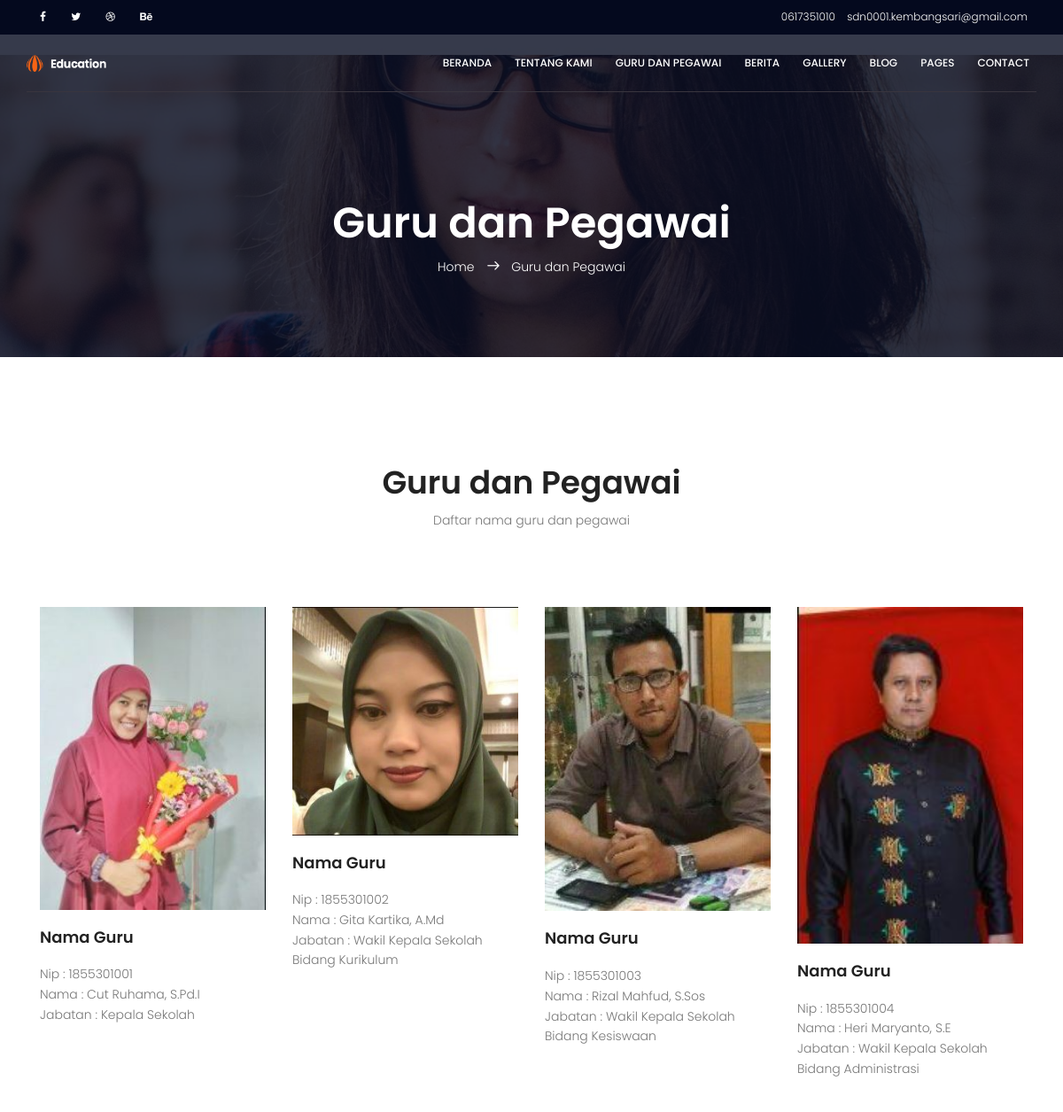
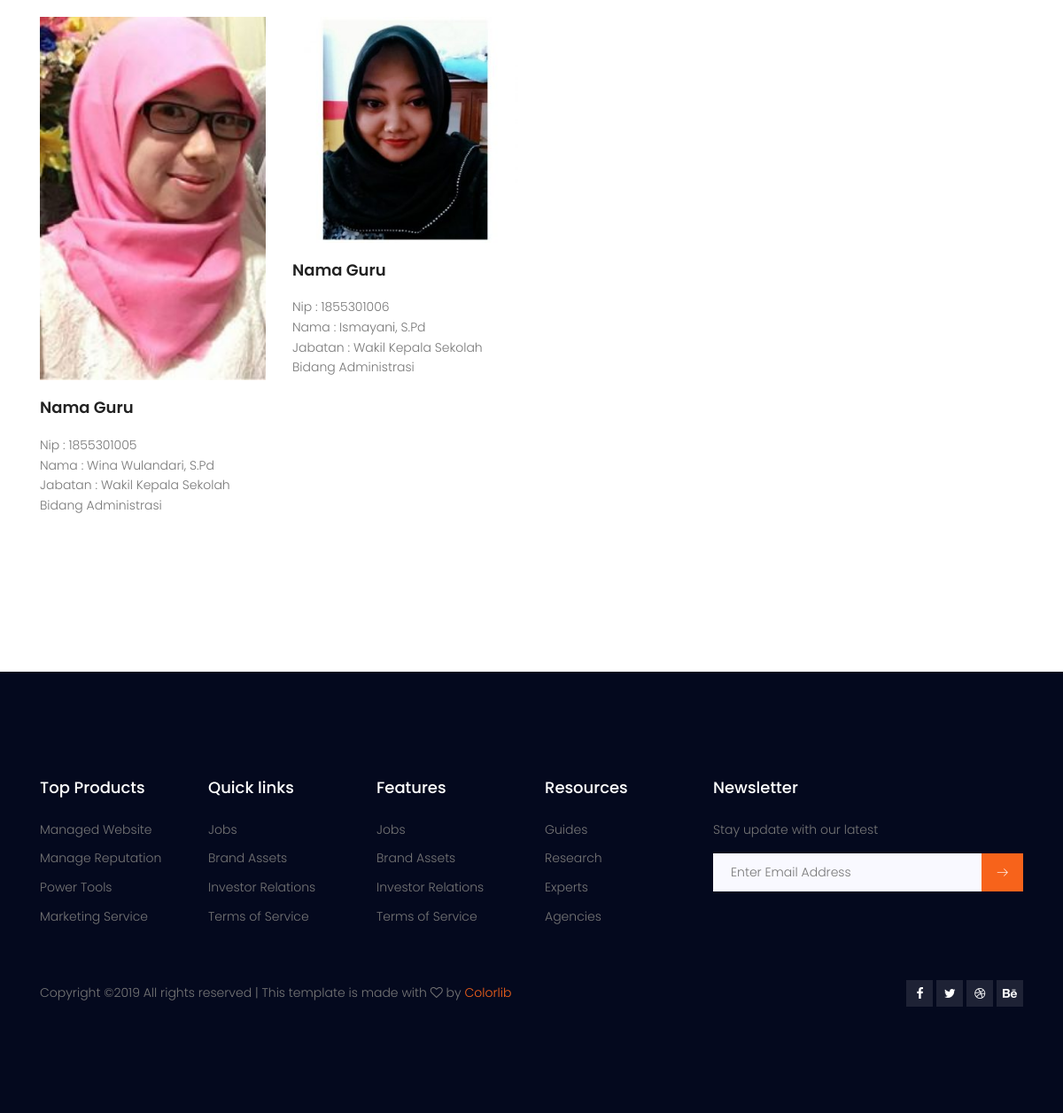
Page /education/index.php?slink=courses.php on the committed database (2 pictures, top to bottom).
### tables this page shows
CREATE TABLE `sekolah_profile` (
  `sekolah_nama` varchar(100) NOT NULL,
  `sekolah_alamat` text NOT NULL,
  `sekolah_telp` varchar(20) NOT NULL,
  `sekolah_email` varchar(50) NOT NULL,
  `sekolah_logo` varchar(50) NOT NULL
);

CREATE TABLE `guru` (
  `nip_guru` varchar(20) NOT NULL,
  `guru_nama` varchar(50) NOT NULL,
  `photo_guru` varchar(100) DEFAULT NULL,
  `guru_singkatan` varchar(10) NOT NULL,
  `guru_pendidikanterakhir` varchar(5) NOT NULL,
  `guru_jabatan` varchar(20) NOT NULL,
  `guru_tmptlahir` varchar(20) NOT NULL,
  `guru_tgllahir` date NOT NULL,
  `guru_alamat` text NOT NULL
);

CREATE TABLE `jabatan` (
  `jabatan_id` varchar(20) NOT NULL,
  `jabatan_nama` varchar(50) NOT NULL
);

### education/courses.php (the view, shortened to what this page needs)
start banner Area -->
<section class="banner-area relative about-banner" id="home">
	<div class="overlay overlay-bg"></div>
	<div class="container">
		<div class="row d-flex align-items-center justify-content-center">
			<div class="about-content col-lg-12">
				<h1 class="text-white">
					Guru dan Pegawai
				</h1>
				<p class="text-white link-nav"><a href="index.html">Home </a> <span class="lnr lnr-arrow-right"></span> <a href="courses.html"> Guru dan Pegawai</a></p>
			</div>
		</div>
	</div>
</section>
<section class="popular-courses-area section-gap courses-page">
	<div class="container">
		<div class="row d-flex justify-content-center">
			<div class="menu-content pb-70 col-lg-8">
				<div class="title text-center">
					<h1 class="mb-10">Guru dan Pegawai</h1>
					<p>Daftar nama guru dan pegawai</p>
				</div>
			</div>
		</div>
		<div class="row">
			<?php
			include "set/koneksi.php";
			$sql = "select * from guru, jabatan where guru_jabatan = jabatan_id";
			$result = mysqli_query($db, $sql);
			while ($row = mysqli_fetch_array($result)) {
				?>
				<div class="single-popular-carusel col-lg-3 col-md-6">
					<div class="thumb-wrap relative">
						<div class="thumb relative">
							<div class="overlay overlay-bg"></div>
							<img class="img-fluid" src="../contoh/public/pages/tables/images/Guru/<?php echo $row[2] ?>" alt="" title="">
						</div>
					</div>
					<div class="details">
						<a href="index.php?slink=course-details.php&id=<?php echo $row[0] ?>">
							<h4>
								Nama Guru
							</h4>
						</a>
						<p>
							Nip : <?php echo $row[0]; ?> <br>
							Nama : <?php echo $row[1]; ?> <br>
							Jabatan : <?php echo $row[10]; ?> <br>
						</p>
					</div>
				</div>
			<?php
			}
			?>
		</div>
	</div>
</section>

### education/index.php (shortened to what this page needs)
<!DOCTYPE html>
<html lang="zxx" class="no-js">
<head>
	<link rel="stylesheet" href="css/linearicons.css">
	<link rel="stylesheet" href="css/font-awesome.min.css">
	<link rel="stylesheet" href="css/bootstrap.css">
	<link rel="stylesheet" href="css/magnific-popup.css">
	<link rel="stylesheet" href="css/nice-select.css">
	<link rel="stylesheet" href="css/animate.min.css">
	<link rel="stylesheet" href="css/owl.carousel.css">
	<link rel="stylesheet" href="css/jquery-ui.css">
	<link rel="stylesheet" href="css/main.css">
</head>
<?php
include "set/koneksi.php";
$sql = "select * from sekolah_profile";
$result = mysqli_query($db, $sql);
while ($row = mysqli_fetch_array($result)) {
	?>
	<body>
		<header id="header" id="home">
			<div class="header-top">
				<div class="container">
					<div class="row">
						<div class="col-lg-6 col-sm-6 col-8 header-top-left no-padding">
							<ul>
								<li><a href="#"><i class="fa fa-facebook"></i></a></li>
								<li><a href="#"><i class="fa fa-twitter"></i></a></li>
								<li><a href="#"><i class="fa fa-dribbble"></i></a></li>
								<li><a href="#"><i class="fa fa-behance"></i></a></li>
							</ul>
						</div>
						<div class="col-lg-6 col-sm-6 col-4 header-top-right no-padding">
							<a href="tel:+953 012 3654 896"><span class="lnr lnr-phone-handset"></span> <span class="text"><?php echo $row[2] ?></span></a>
							<a href="mailto:support@colorlib.com"><span class="lnr lnr-envelope"></span> <span class="text"><?php echo $row[3] ?></span></a>
						</div>
					</div>
				</div>
			</div>
			<div class="container main-menu">
				<div class="row align-items-center justify-content-between d-flex">
					<div id="logo">
						<div>
							<a href='index.php'><img src='img/<?php echo $row[4] ?>' alt='' width='90' title='' /></a>
						</div>
					</div>
					<nav id="nav-menu-container">
						<ul class="nav-menu">
							<li><a href="index.php">Beranda</a></li>
							<li><a href="index.php?slink=about.php">Tentang Kami</a></li>
							<li><a href="index.php?slink=courses.php">Guru dan Pegawai</a></li>
							<li><a href="index.php?slink=events.php">Berita</a></li>
							<li><a href="gallery.html">Gallery</a></li>
							<li class="menu-has-children"><a href="">Blog</a>
							</li>
							<li class="menu-has-children"><a href="">Pages</a>
							</li>
							<li><a href="contact.html">Contact</a></li>
						</ul>
					</nav>
				</div>
			</div>
		</header>
		<?php
		$apaja = $_REQUEST['slink'];
		if (isset($apaja))
			include "$apaja";
		else
			include "home.php";
		?>
		<footer class="footer-area section-gap">
			<div class="container">
				<div class="row">
					<div class="col-lg-2 col-md-6 col-sm-6">
						<div class="single-footer-widget">
							<h4>Top Products</h4>
							<ul>
								<li><a href="#">Managed Website</a></li>
								<li><a href="#">Manage Reputation</a></li>
								<li><a href="#">Power Tools</a></li>
								<li><a href="#">Marketing Service</a></li>
							</ul>
						</div>
					</div>
					<div class="col-lg-2 col-md-6 col-sm-6">
						<div class="single-footer-widget">
							<h4>Quick links</h4>
							<ul>
								<li><a href="#">Jobs</a></li>
								<li><a href="#">Brand Assets</a></li>
								<li><a href="#">Investor Relations</a></li>
								<li><a href="#">Terms of Service</a></li>
							</ul>
						</div>
					</div>
					<div class="col-lg-2 col-md-6 col-sm-6">
						<div class="single-footer-widget">
							<h4>Features</h4>
							<ul>
								<li><a href="#">Jobs</a></li>
								<li><a href="#">Brand Assets</a></li>
								<li><a href="#">Investor Relations</a></li>
								<li><a href="#">Terms of Service</a></li>
							</ul>
						</div>
					</div>
					<div class="col-lg-2 col-md-6 col-sm-6">
						<div class="single-footer-widget">
							<h4>Resources</h4>
							<ul>
								<li><a href="#">Guides</a></li>
								<li><a href="#">Research</a></li>
								<li><a href="#">Experts</a></li>
								<li><a href="#">Agencies</a></li>
							</ul>
						</div>
					</div>
					<div class="col-lg-4  col-md-6 col-sm-6">
						<div class="single-footer-widget">
							<h4>Newsletter</h4>
							<p>Stay update with our latest</p>
							<div class="" id="mc_embed_signup">
								<form target="_blank" action="https://spondonit.us12.list-manage.com/subscribe/post?u=1462626880ade1ac87bd9c93a&amp;id=92a4423d01" method="get">
									<div class="input-group">
										<input type="text" class="form-control" name="EMAIL" placeholder="Enter Email Address" onfocus="this.placeholder = ''" onblur="this.placeholder = 'Enter Email Address '" required="" type="email">
										<div class="input-group-btn">
											<button class="btn btn-default" type="submit">
												<span class="lnr lnr-arrow-right"></span>
											</button>
										</div>
									</div>
								</form>
							</div>
						</div>
					</div>
				</div>
				<div class="footer-bottom row align-items-center justify-content-between">
					<p class="footer-text m-0 col-lg-6 col-md-12">
						Copyright &copy; All rights reserved | This template is made with <i class="fa fa-heart-o" aria-hidden="true"></i> by <a href="https://colorlib.com" target="_blank">Colorlib</a>
					</p>
					<div class="col-lg-6 col-sm-12 footer-social">
						<a href="#"><i class="fa fa-facebook"></i></a>
						<a href="#"><i class="fa fa-twitter"></i></a>
						<a href="#"><i class="fa fa-dribbble"></i></a>
						<a href="#"><i class="fa fa-behance"></i></a>
					</div>
				</div>
			</div>
		</footer>
	<?php
	}
	?>
</body>
</html>

### education/css/main.css (style rules this page uses)
body { color:#777;font-family:"Poppins",sans-serif;font-size:14px;font-weight:300;line-height:1.625em;position:relative }
ol,ul { margin:0;padding:0;list-style:none }
a { -webkit-transition:all 0.3s ease 0s;-moz-transition:all 0.3s ease 0s;-o-transition:all 0.3s ease 0s;transition:all 0.3s ease 0s }
a,a:focus,a:hover { text-decoration:none;outline:0 }
h1,h2,h3,h4,h5,h6 { font-family:"Poppins",sans-serif;color:#222;line-height:1.2em !important;margin-bottom:0;margin-top:0;font-weight:600 }
h1,.h1 { font-size:36px }
h4,.h4 { font-size:18px }
.mb-10 { margin-bottom:10px }
.pb-70 { padding-bottom:70px }
.text-white { color:#fff }
.text-center { text-align:center }
.relative { position:relative }
.overlay { position:absolute;left:0;right:0;top:0;bottom:0 }
.no-padding { padding:0 }
h1 { font-size:36px }
h4 { font-size:18px }
h1,h2,h3,h4,h5,h6 { line-height:1.5em }
.header-top { background:#04091e;font-size:12px;padding:8px }
.header-top a { color:#fff }
.header-top ul li { display:inline-block;margin-left:15px }
.header-top .header-top-left { text-align:left }
.header-top .header-top-left i { -webkit-transition:all 0.3s ease 0s;-moz-transition:all 0.3s ease 0s;-o-transition:all 0.3s ease 0s;transition:all 0.3s ease 0s }
.header-top .header-top-left a { margin-right:10px }
.header-top .header-top-right { text-align:right }
.header-top .header-top-right a { margin-right:10px }
.main-menu { padding-bottom:20px;padding-top:20px;border-bottom:1px solid #39353e }
#header { position:fixed;left:0;top:0;right:0;transition:all 0.5s;z-index:997 }
#header #logo img { padding:0;margin:0 }
.nav-menu,.nav-menu * { margin:0;padding:0;list-style:none }
.nav-menu li { position:relative;white-space:nowrap }
.nav-menu>li { float:left }
.nav-menu a { padding:0 8px 0px 8px;text-decoration:none;display:inline-block;color:#fff;font-weight:500;font-size:12px;text-transform:uppercase;outline:none }
.nav-menu>li { margin-left:10px }
.section-gap { padding:120px 0 }
.banner-area { background:url(../img/banner-bg.jpg) right;background-size:cover }
.banner-area .overlay-bg { background-color:rgba(4,9,30,0.8) }
.single-popular-carusel .thumb { overflow:hidden }
.single-popular-carusel .thumb img { width:100%;-webkit-transition:all 0.3s ease 0s;-moz-transition:all 0.3s ease 0s;-o-transition:all 0.3s ease 0s;transition:all 0.3s ease 0s }
.single-popular-carusel .details h4 { -webkit-transition:all 0.3s ease 0s;-moz-transition:all 0.3s ease 0s;-o-transition:all 0.3s ease 0s;transition:all 0.3s ease 0s;margin:20px 0px }
.link-nav { margin-top:10px;margin-bottom:0px }
.about-banner { background:url(../img/top-banner.jpg) right no-repeat;background-size:cover }
.about-content { margin-top:110px;padding:90px 0px;text-align:center }
.about-content h1 { font-size:48px;font-weight:600 }
.about-content a { color:#fff;font-weight:300;font-size:14px }
.about-content .lnr { margin:0px 10px;font-weight:600 }
.courses-page .single-popular-carusel { margin-bottom:40px }
.footer-area { background-color:#04091e }
.single-footer-widget h4 { color:#fff;margin-bottom:25px;font-weight:500 }
.single-footer-widget .form-control { border:none;width:80% !important;font-weight:300;background:#f9f9ff;padding-left:20px;border-radius:0;font-size:14px;line-height:normal !important;color:#222 }
.single-footer-widget ul li { margin-bottom:10px }
.single-footer-widget ul li a { color:#777;-webkit-transition:all 0.3s ease 0s;-moz-transition:all 0.3s ease 0s;-o-transition:all 0.3s ease 0s;transition:all 0.3s ease 0s }
.single-footer-widget .btn { font-size:1.2rem;border-radius:0;background:#f7631b;color:#fff }
.single-footer-widget .btn .lnr { line-height:inherit;font-size:13px;padding:0px 4px }
.footer-bottom { padding-top:50px }
.footer-bottom .footer-social { text-align:right }
.footer-bottom .lnr,.footer-bottom a { color:#f7631b }
.footer-bottom .footer-social a { background:rgba(255,255,255,0.1);color:#fff;width:30px;height:30px;display:inline-block;text-align:center;-webkit-transition:all 0.3s ease 0s;-moz-transition:all 0.3s ease 0s;-o-transition:all 0.3s ease 0s;transition:all 0.3s ease 0s }
.footer-bottom .footer-social a i { vertical-align:bottom }

### rows in the picture
sekolah_profile: sekolah_telp "0617351010", sekolah_email "sdn0001.kembangsari@gmail.com", sekolah_logo (picture)
guru: photo_guru (picture), nip_guru "1855301001", guru_nama "Cut Ruhama, S.Pd.I", jabatan.jabatan_nama "Kepala Sekolah"
guru: photo_guru (picture), nip_guru "1855301002", guru_nama "Gita Kartika, A.Md", jabatan.jabatan_nama "Wakil Kepala Sekolah Bidang Kurikulum"
guru: photo_guru (picture), nip_guru "1855301003", guru_nama "Rizal Mahfud, S.Sos", jabatan.jabatan_nama "Wakil Kepala Sekolah Bidang Kesiswaan"
guru: photo_guru (picture), nip_guru "1855301004", guru_nama "Heri Maryanto, S.E", jabatan.jabatan_nama "Wakil Kepala Sekolah Bidang Administrasi"
guru: photo_guru (picture), nip_guru "1855301005", guru_nama "Wina Wulandari, S.Pd", jabatan.jabatan_nama "Wakil Kepala Sekolah Bidang Administrasi"
guru: photo_guru (picture), nip_guru "1855301006", guru_nama "Ismayani, S.Pd", jabatan.jabatan_nama "Wakil Kepala Sekolah Bidang Administrasi"
